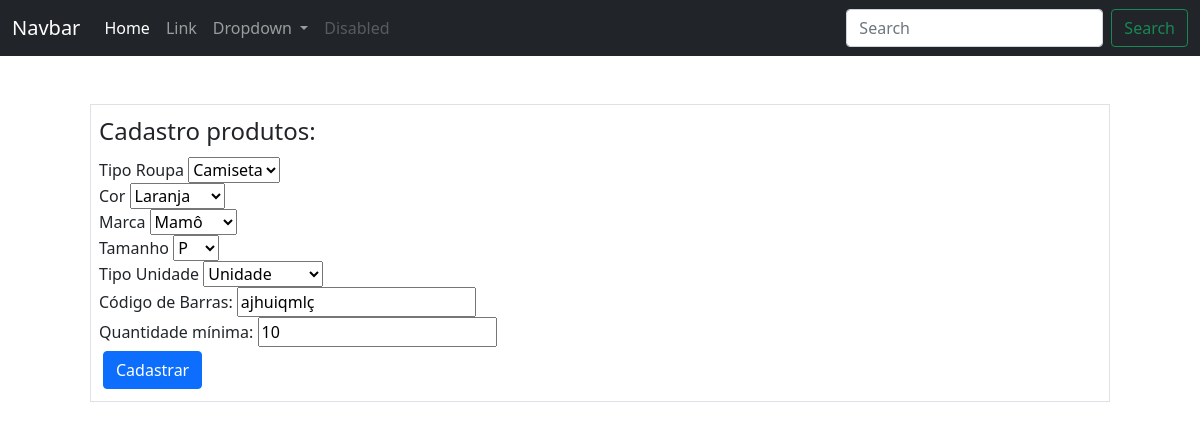
The app's page /estoque/itensestoque/8/edicao (signed in) with its own data.
### ERP/models.py (models this page shows)
class ItensEstoque(database.Model):
    __tablename__ = 'itens_estoque'
    id = database.Column(database.Integer, primary_key=True)
    id_tipo_roupa = database.Column(database.Integer, database.ForeignKey('tipos_roupas.id'), nullable=False)
    id_tamanho = database.Column(database.Integer, database.ForeignKey('tamanhos.id'), nullable=False)
    id_marca = database.Column(database.Integer, database.ForeignKey('marcas.id'), nullable=False)
    id_cor = database.Column(database.Integer, database.ForeignKey('cores.id'), nullable=False)
    codigo_item = database.Column(database.String(100), unique=True)
    data_cadastro = database.Column(database.DateTime, default=datetime.utcnow())
    data_ultima_entrada = database.Column(database.DateTime)
    data_ultima_saida = database.Column(database.DateTime)
    id_tipo_unidade = database.Column(database.Integer, database.ForeignKey('tipos_unidades.id'), nullable=False)
    qtd = database.Column(database.Float)
    valor_estoque_custo = database.Column(database.Float)
    valor_unitario_medio_custo = database.Column(database.Float)
    valor_estoque_venda = database.Column(database.Float)
    valor_unitario_medio_venda = database.Column(database.Float)
    qtd_minima = database.Column(database.Float)

### ERP/routes.py (the view, shortened to what this page needs)
@app.route('/estoque/itensestoque/<itens_estoque_id>/edicao', methods=['GET', 'POST'])
@login_required
def edicao_itens_estoque(itens_estoque_id):
    itens_estoque = ItensEstoque.query.get_or_404(itens_estoque_id)
    form = FormItensEstoque(obj=itens_estoque)
    form.id_tipo_roupa.choices = [(tipo.id, tipo.nome_tipo_roupa) for tipo in TiposRoupas.query.all()]
    form.id_cor.choices = [(cor.id, cor.nome_cor) for cor in Cores.query.all()]
    form.id_marca.choices = [(marca.id, marca.nome_marca) for marca in Marcas.query.all()]
    form.id_tamanho.choices = [(tamanho.id, tamanho.nome_tamanho) for tamanho in Tamanhos.query.all()]
    form.id_tipo_unidade.choices = [(tipo.id, tipo.nome_tipo_unidade) for tipo in TiposUnidades.query.all()]
    return render_template('edicao_itens_estoque.html', form=form)

### ERP/forms.py
class FormItensEstoque(FlaskForm):
    id_tipo_roupa = SelectField('Tipo Roupa')
    id_cor = SelectField('Cor')
    id_marca = SelectField('Marca')
    id_tamanho = SelectField('Tamanho')
    id_tipo_unidade = SelectField('Tipo Unidade')
    codigo_item = StringField('Código de Barras:', validators=[DataRequired()])
    qtd_inicial = IntegerField('Quantidade Inicial:', validators=[DataRequired()])
    valor_total_custo = StringField('Valor total: (custo)', validators=[DataRequired()])
    valor_unitario_venda = StringField('Valor unitário: (venda)', validators=[DataRequired()])
    qtd_minima = IntegerField('Quantidade mínima:', validators=[DataRequired()])
    botao_submit = SubmitField('Cadastrar')

### ERP/routes.py (called while the page is built)
@login_manager.user_loader
def load_user(user_id):
    return Usuarios.query.get(int(user_id))

### ERP/templates/edicao_itens_estoque.html (shortened to what this page needs)
{% include 'base.html' %}
{% block content %}
    <div class="container">
        <form method='POST' action="" class="border m-5 p-2">
            <legend>Cadastro produtos:</legend>
            <fieldset>
                <div class="form-group">
                    {{ form.id_tipo_roupa.label(class="form-control-label") }}
                    {{ form.id_tipo_roupa(class="form-control-label") }}
                </div>
                <div class="form-group">
                    {{ form.id_cor.label(class="form-control-label") }}
                    {{ form.id_cor(class="form-control-label") }}
                </div>
                <div class="form-group">
                    {{ form.id_marca.label(class="form-control-label") }}
                    {{ form.id_marca(class="form-control-label") }}
                </div>
                <div class="form-group">
                    {{ form.id_tamanho.label(class="form-control-label") }}
                    {{ form.id_tamanho(class="form-control-label") }}
                </div>
                <div class="form-group">
                    {{ form.id_tipo_unidade.label(class="form-control-label") }}
                    {{ form.id_tipo_unidade(class="form-control-label") }}
                </div>
                <div class="form-group">
                    {{ form.codigo_item.label(class="form-control-label") }}
                    {{ form.codigo_item(class="form-control-label") }}
                </div>
                <div class="form-group">
                    {{ form.qtd_minima.label(class="form-control-label") }}
                    {{ form.qtd_minima(class="form-control-label") }}
                </div>
            </fieldset>
            {{ form.botao_submit(class="btn btn-primary m-1") }}
        </form>
    </div>
{% endblock %}

### records on screen
ItensEstoque: id_tipo_roupa "Camiseta", id_cor "Laranja", id_marca "Mamô", id_tamanho "P", id_tipo_unidade "Unidade", codigo_item "ajhuiqmlç", qtd_minima "10"
